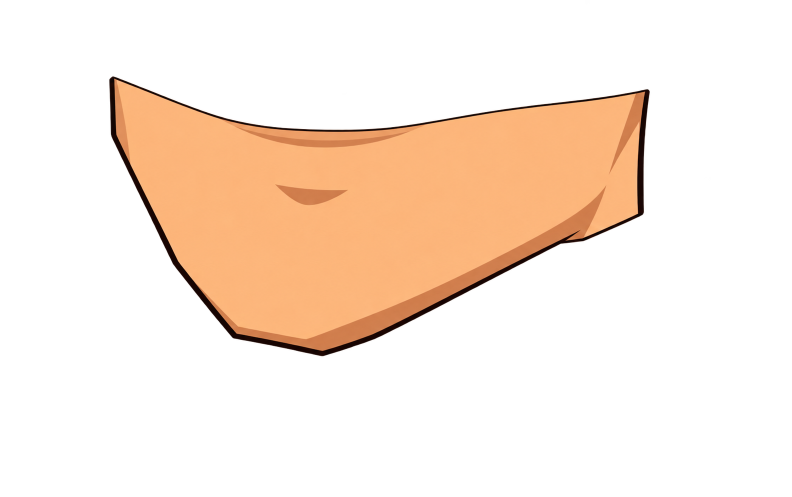
#> input picture evan-character/cartoon-v1/jaw-overlap-v1/source/jaw-flat-v1.png, 1584 x 993 px, found by its file name (shown at 1/2 size)
$ python register_jaw_overlap_parts.py ../evan-character/cartoon-v1/jaw-overlap-v1/source
#> lines starting #> are read from the running program, lines starting #| are printed output that depends on the picture; after the words box and inside, x2 and y2 are one past the last pixel; in counts of white or black regions, pixels touching at a corner belong together
"""Register generated jaw/neck source canvases without alpha cleanup.

Run from repository root. Original source files remain unmodified; normalized
native files are review-only derived parts, not approved runtime assets.
"""
import argparse,json,hashlib,cv2,numpy as np
from pathlib import Path
from PIL import Image
cv2.setNumThreads(1);parser=argparse.ArgumentParser(description=__doc__);parser.add_argument('root',type=Path);args=parser.parse_args();root=args.root;rows=[]
for source,name,window in [('jaw-flat-v1.png','Jaw', [128,288,384,448]),('neck-back-v1.png','Neck',[176,320,352,488])]:
 p=root/'source'/source;raw=np.array(Image.open(p).convert('RGBA'));h,w=raw.shape[:2];x0,y0,x1,y1=window;matrix=np.array([[(x1-x0)/w,0,x0],[0,(y1-y0)/h,y0]],np.float32);pm=raw.astype('float32');pm[:,:,:3]*=pm[:,:,3:4]/255
#> further down, raw is the input picture: shape (993, 1584, 4); mean R, G, B, A 56.5, 39.8, 26.7, 60.5
#> after `h, w = raw.shape[:2]`: h = 993; w = 1584
#> after `matrix = np.array([[(x1 - x0) / w, 0, x0], [0, (y1 - y0) / h, y0]], np`: matrix = [[0.162, 0, 128], [0, 0.161, 288]]
 part=cv2.resize(cv2.warpAffine(pm,matrix*3,(1536,1536),flags=cv2.INTER_LINEAR,borderMode=cv2.BORDER_CONSTANT),(512,512),interpolation=cv2.INTER_AREA);part[:,:,:3]*=255/np.maximum(part[:,:,3:4],1);Image.fromarray(np.rint(np.clip(part,0,255)).astype('uint8')).save(root/(name+'.png'))
#> after `part = cv2.resize(cv2.warpAffine(pm, matrix * 3, (1536, 1536), flags=c`:
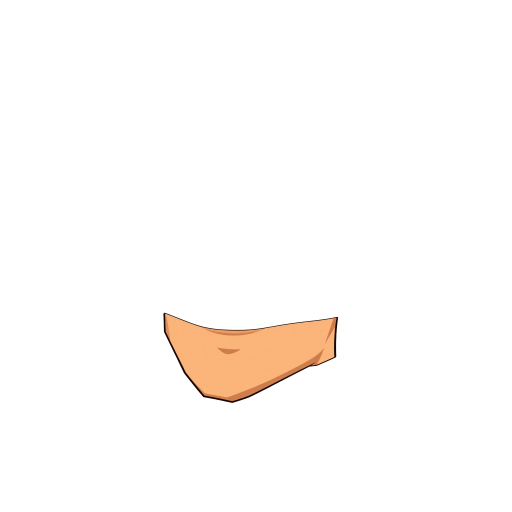
#> part: shape (512, 512, 4) float32; mean R, G, B, A 8.7, 6.2, 4.1, 9.5; transparent parts drawn white
#> after `part[:, :, :3] *= 255 / np.maximum(part[:, :, 3:4], 1)`:
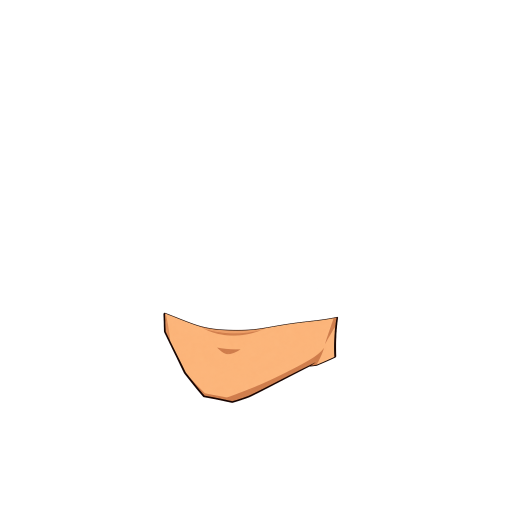
#> part: shape (512, 512, 4) float32; 3.89% of pixels changed, all inside (x1, y1, x2, y2) = (163, 312, 339, 404); transparent parts drawn white
 rows.append(dict(source=source,sourceSha256=hashlib.sha256(p.read_bytes()).hexdigest(),sourceSize=[w,h],window=window,matrix=matrix.tolist(),sourceAlphaModified=False))
#> pass 2 of the loop `for source,name,window in [('jaw-flat-v1.png','Jaw', [128,288,384,448]..`:
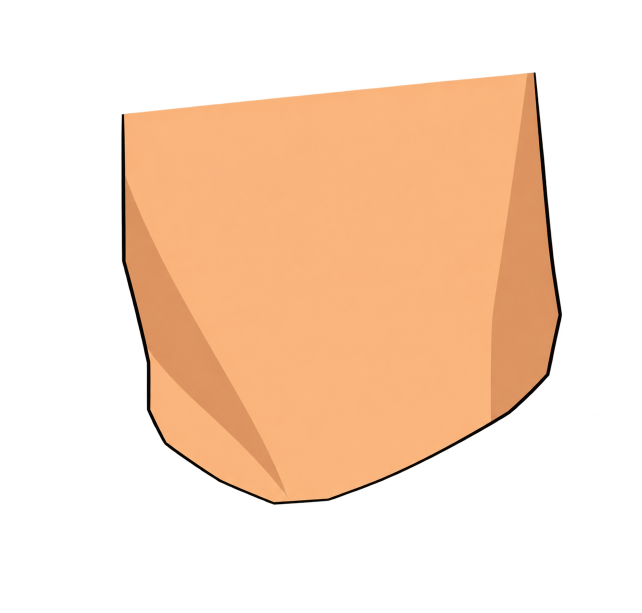
#> input picture evan-character/cartoon-v1/jaw-overlap-v1/source/neck-back-v1.png, 1284 x 1225 px, found by its file name (shown at 1/2 size)
#> raw is the input picture: shape (1225, 1284, 4); mean R, G, B, A 95.1, 67.8, 46.5, 100.1
#> pm: shape (1225, 1284, 4) float32
#> `part = cv2.resize(cv2.warpAffine(pm, matrix * 3, (1536, 1536), flags=c`:
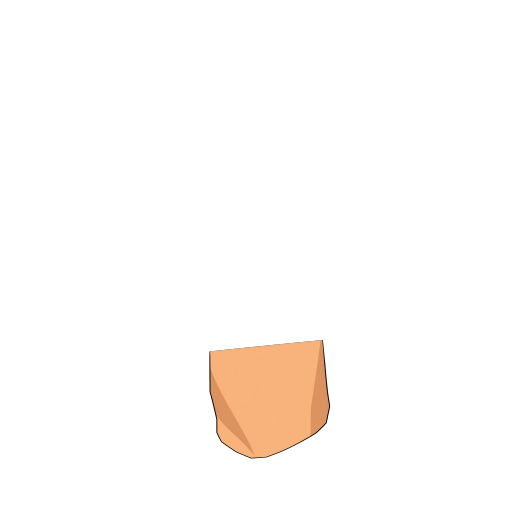
#> part: shape (512, 512, 4) float32; mean R, G, B, A 10.6, 7.6, 5.2, 11.3; transparent parts drawn white
#> `part[:, :, :3] *= 255 / np.maximum(part[:, :, 3:4], 1)`:
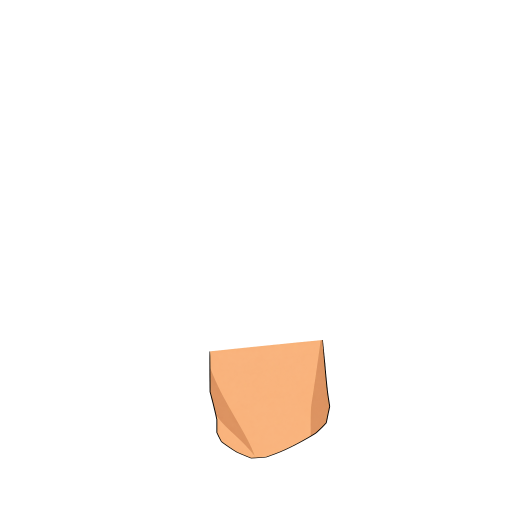
#> part: shape (512, 512, 4) float32; 4.58% of pixels changed, all inside (x1, y1, x2, y2) = (209, 339, 331, 460); transparent parts drawn white
(root/'registration.json').write_text(json.dumps(dict(parts=rows,registration='fixed canvas normalization, no fit to alpha or source cleanup',animationReady=False),indent=2)+'\n')
